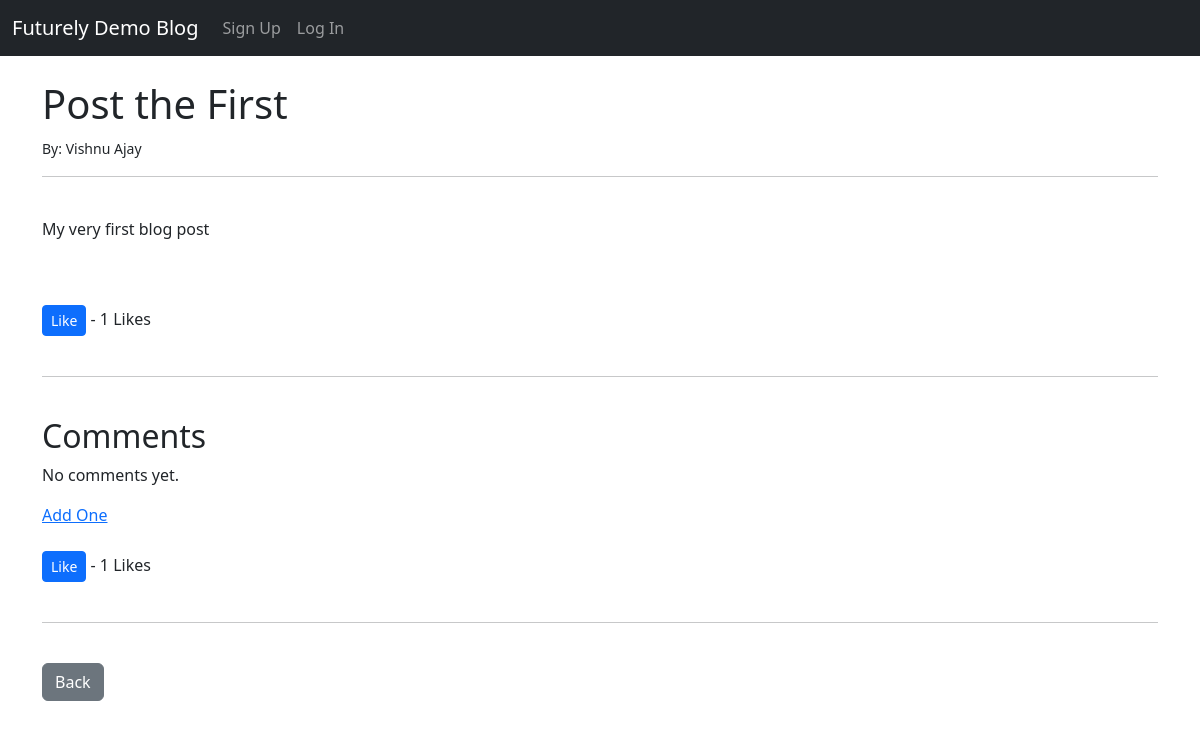
The page /article/1 on the database as committed earlier.
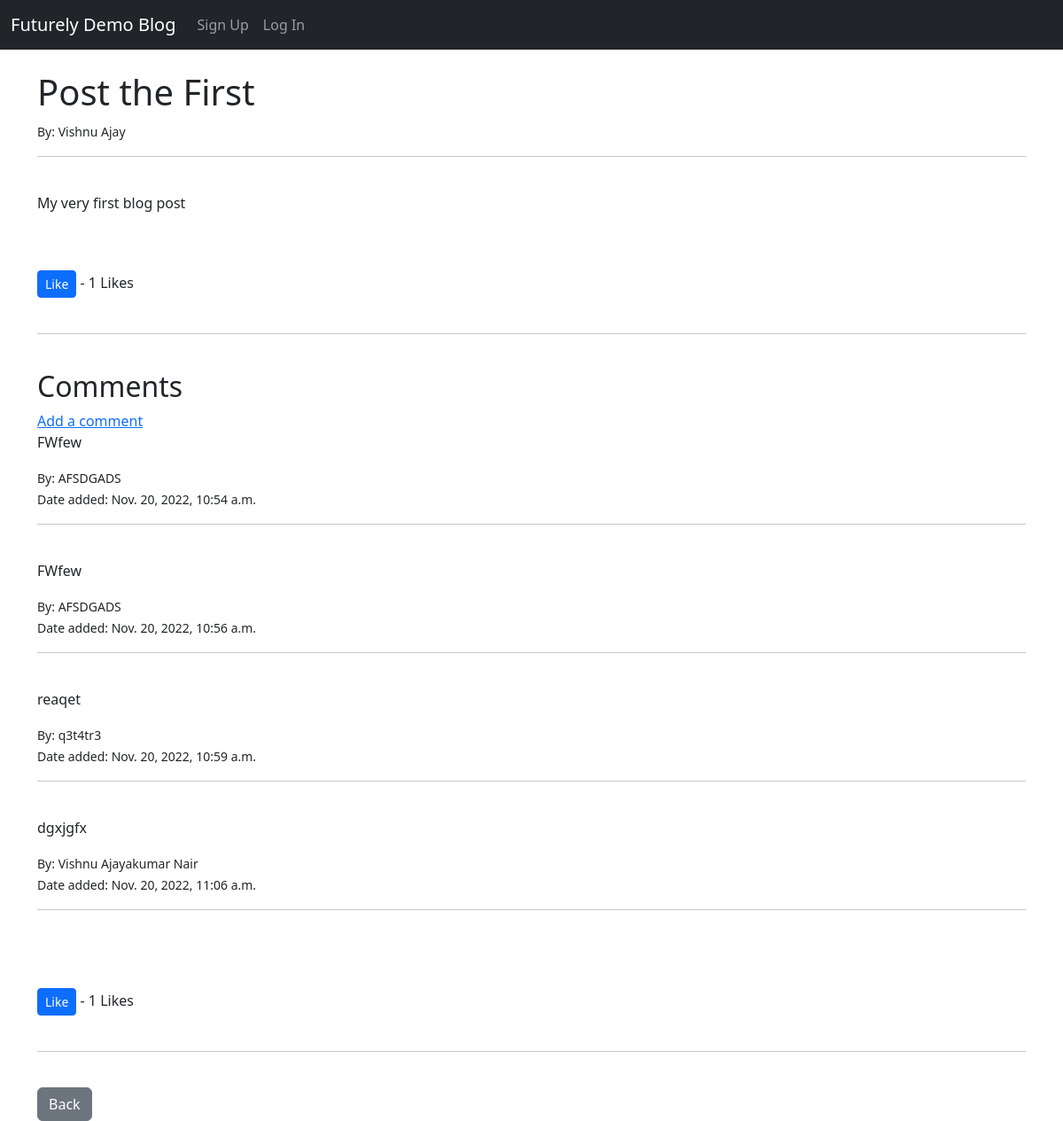
The same page on the database as committed later.
### newBlog/models.py (models this page shows, shortened)
class Post(models.Model):
    title = models.CharField(max_length=255)
    title_tag = models.CharField(max_length=255)
    content = models.TextField()
    date_posted = models.DateTimeField(auto_now_add=True)
    author = models.ForeignKey(User, on_delete=models.CASCADE)
    likes = models.ManyToManyField(User, related_name='blog_posts')
    def total_likes(self):
        return self.likes.count()

class Comment(models.Model):
    post = models.ForeignKey(Post, related_name="comments", on_delete=models.CASCADE)
    name = models.CharField(max_length=255)
    body = models.TextField()
    date_added = models.DateTimeField(auto_now_add=True)

### newBlog/views.py (the view)
# urls.py: path('article/<int:pk>', ArticleDetailView.as_view(), name='article-detail'),
class ArticleDetailView(DetailView):
    model = Post
    template_name = 'article_details.html'
    def get_context_data(self, **kwargs) :
        context = super(ArticleDetailView, self).get_context_data(**kwargs)
        curr= get_object_or_404(Post, id=self.kwargs['pk'])
        context["total_likes"] = curr.total_likes()
        return context

### newBlog/templates/article_details.html (shortened to what this page needs)
{% extends 'base.html' %}
{% block content %}
<h1>
    {{ post.title }}
</h1>
<small>
    By: {{ post.author.first_name }} {{ post.author.last_name}}
</small>
<br/>
<hr>
<br/>
<p>
    {{ post.content }}
</p>
<br><br/>
<form action="{% url 'like_post' post.pk %}" method="POST">
    <button type="submit", name = "post_id", value = "{{ post.id }}", class="btn btn-primary btn-sm">Like</button>
    - {{total_likes}} Likes
<br><br/>
<hr>
<br/>
<h2> Comments</h2>
{% if not post.comments.all %}
    <p> No comments yet. </p>
    <a href="{% url 'add_comment' post.pk %}"> Add One </a>
{% else %}
    <a href="{% url 'add_comment' post.pk %}"> Add a comment </a>
    <br>
    {% for comment in post.comments.all %}
        <p> {{ comment.body }} </p>
        <small> By: {{ comment.name }} </small>
        <br>
        <small> Date added: {{ comment.date_added}} </small>
        <br/>
        <hr>
        <br/>
    {% endfor %}
{% endif %}
<br><br/>
<form action="{% url 'like_post' post.pk %}" method="POST">
    <button type="submit", name = "post_id", value = "{{ post.id }}", class="btn btn-primary btn-sm">Like</button>
    - {{total_likes}} Likes
<br><br/>
<hr>
<br/>
<a href="{% url 'home' %}" class="btn btn-secondary">Back</a>
{% endblock %}

### newBlog/templates/base.html (shortened to what this page needs)
<!doctype html>
<html lang="en">
  <head>
    <link href="https://cdn.jsdelivr.net/npm/bootstrap@5.2.2/dist/css/bootstrap.min.css" rel="stylesheet">
  </head>
  <body>
    <nav class="navbar navbar-expand-lg navbar-dark bg-dark">
        <div class="container-fluid">
          <a class="navbar-brand" href="{% url 'home' %}">Futurely Demo Blog</a>
          <div class="collapse navbar-collapse" id="navbarSupportedContent">
            <ul class="navbar-nav me-auto mb-2 mb-lg-0">
              {% if user.is_authenticated %}
                <li class="nav-item">
                  <a class="nav-link" href="{% url 'add_post' %}">Add Post</a>
                </li>
                <li class="nav-item">
                  <a class="nav-link" href="{% url 'logout' %}">Log Out</a>
                </li>
              {% else %}
                <li class="nav-item">
                  <a class="nav-link" href="{% url 'register' %}">Sign Up</a>
                </li>
                <li class="nav-item">
                  <a class="nav-link" href="{% url 'login' %}">Log In</a>
                </li>
              {% endif %}
            </ul>
          </div>
        </div>
      </nav>
    <br/>
    <div class ="container">
        {% block content %}
        {% endblock %}
    </div>
  </body>
</html>

Rows that differ between the two databases and show on the page:
added Comment: body "FWfew", name "AFSDGADS", date_added "Nov. 20, 2022, 10:54 a.m."
added Comment: body "FWfew", name "AFSDGADS", date_added "Nov. 20, 2022, 10:56 a.m."
added Comment: body "reaqet", name "q3t4tr3", date_added "Nov. 20, 2022, 10:59 a.m."
added Comment: body "dgxjgfx", name "Vishnu Ajayakumar Nair", date_added "Nov. 20, 2022, 11:06 a.m."
Other text that changed with them:
text no longer shown: "No comments yet. Add One"
text now shown: "Add a comment"
